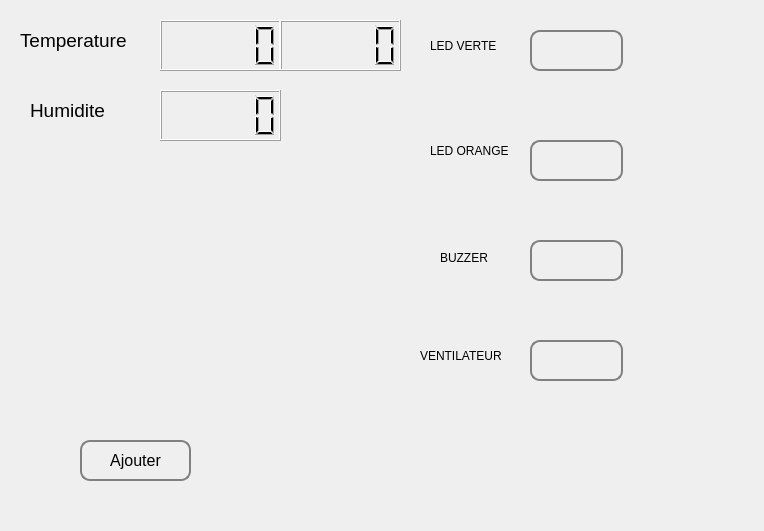
<?xml version="1.0" encoding="UTF-8"?>
<ui version="4.0">
 <class>Arduino</class>
 <widget class="QDialog" name="Arduino">
  <property name="geometry">
   <rect>
    <x>0</x>
    <y>0</y>
    <width>764</width>
    <height>531</height>
   </rect>
  </property>
  <property name="windowTitle">
   <string>Dialog</string>
  </property>
  <property name="styleSheet">
   <string notr="true">QPushButton {
    border: 2px solid gray;
    border-radius: 10px;
    padding: 10px;
    font-size: 16px;
    color: white;
}


</string>
  </property>
  <widget class="QLabel" name="label_7">
   <property name="geometry">
    <rect>
     <x>0</x>
     <y>-10</y>
     <width>761</width>
     <height>541</height>
    </rect>
   </property>
   <property name="text">
    <string/>
   </property>
   <property name="pixmap">
    <pixmap resource="Resource.qrc">:/img/arduino.jpg</pixmap>
   </property>
   <property name="scaledContents">
    <bool>true</bool>
   </property>
  </widget>
  <widget class="QPushButton" name="pushButton_3">
   <property name="geometry">
    <rect>
     <x>530</x>
     <y>240</y>
     <width>93</width>
     <height>41</height>
    </rect>
   </property>
   <property name="font">
    <font>
     <pointsize>-1</pointsize>
    </font>
   </property>
   <property name="text">
    <string/>
   </property>
  </widget>
  <widget class="QLabel" name="label">
   <property name="geometry">
    <rect>
     <x>20</x>
     <y>20</y>
     <width>161</width>
     <height>41</height>
    </rect>
   </property>
   <property name="font">
    <font>
     <pointsize>14</pointsize>
    </font>
   </property>
   <property name="text">
    <string>Temperature</string>
   </property>
  </widget>
  <widget class="QPushButton" name="pushButton_5">
   <property name="geometry">
    <rect>
     <x>80</x>
     <y>440</y>
     <width>111</width>
     <height>41</height>
    </rect>
   </property>
   <property name="styleSheet">
    <string notr="true">color:black</string>
   </property>
   <property name="text">
    <string>Ajouter</string>
   </property>
  </widget>
  <widget class="QLabel" name="label_6">
   <property name="geometry">
    <rect>
     <x>420</x>
     <y>340</y>
     <width>111</width>
     <height>31</height>
    </rect>
   </property>
   <property name="text">
    <string>VENTILATEUR</string>
   </property>
  </widget>
  <widget class="QLabel" name="label_2">
   <property name="geometry">
    <rect>
     <x>30</x>
     <y>90</y>
     <width>131</width>
     <height>41</height>
    </rect>
   </property>
   <property name="font">
    <font>
     <pointsize>14</pointsize>
    </font>
   </property>
   <property name="text">
    <string>Humidite</string>
   </property>
  </widget>
  <widget class="QLabel" name="label_5">
   <property name="geometry">
    <rect>
     <x>440</x>
     <y>250</y>
     <width>56</width>
     <height>16</height>
    </rect>
   </property>
   <property name="text">
    <string>BUZZER</string>
   </property>
  </widget>
  <widget class="QLCDNumber" name="lcdNumber">
   <property name="geometry">
    <rect>
     <x>160</x>
     <y>20</y>
     <width>121</width>
     <height>51</height>
    </rect>
   </property>
  </widget>
  <widget class="QPushButton" name="pushButton">
   <property name="geometry">
    <rect>
     <x>530</x>
     <y>30</y>
     <width>93</width>
     <height>41</height>
    </rect>
   </property>
   <property name="font">
    <font>
     <pointsize>-1</pointsize>
    </font>
   </property>
   <property name="text">
    <string/>
   </property>
  </widget>
  <widget class="QLabel" name="label_4">
   <property name="geometry">
    <rect>
     <x>430</x>
     <y>130</y>
     <width>141</width>
     <height>41</height>
    </rect>
   </property>
   <property name="text">
    <string>LED ORANGE</string>
   </property>
  </widget>
  <widget class="QLabel" name="label_3">
   <property name="geometry">
    <rect>
     <x>430</x>
     <y>30</y>
     <width>121</width>
     <height>31</height>
    </rect>
   </property>
   <property name="text">
    <string>LED VERTE</string>
   </property>
  </widget>
  <widget class="QLCDNumber" name="lcdNumber_3">
   <property name="geometry">
    <rect>
     <x>280</x>
     <y>20</y>
     <width>121</width>
     <height>51</height>
    </rect>
   </property>
  </widget>
  <widget class="QPushButton" name="pushButton_4">
   <property name="geometry">
    <rect>
     <x>530</x>
     <y>340</y>
     <width>93</width>
     <height>41</height>
    </rect>
   </property>
   <property name="font">
    <font>
     <pointsize>-1</pointsize>
    </font>
   </property>
   <property name="text">
    <string/>
   </property>
  </widget>
  <widget class="QLCDNumber" name="lcdNumber_2">
   <property name="geometry">
    <rect>
     <x>160</x>
     <y>90</y>
     <width>121</width>
     <height>51</height>
    </rect>
   </property>
  </widget>
  <widget class="QPushButton" name="pushButton_2">
   <property name="geometry">
    <rect>
     <x>530</x>
     <y>140</y>
     <width>93</width>
     <height>41</height>
    </rect>
   </property>
   <property name="font">
    <font>
     <pointsize>-1</pointsize>
    </font>
   </property>
   <property name="text">
    <string/>
   </property>
  </widget>
 </widget>
 <resources>
  <include location="Resource.qrc"/>
 </resources>
 <connections/>
</ui>
